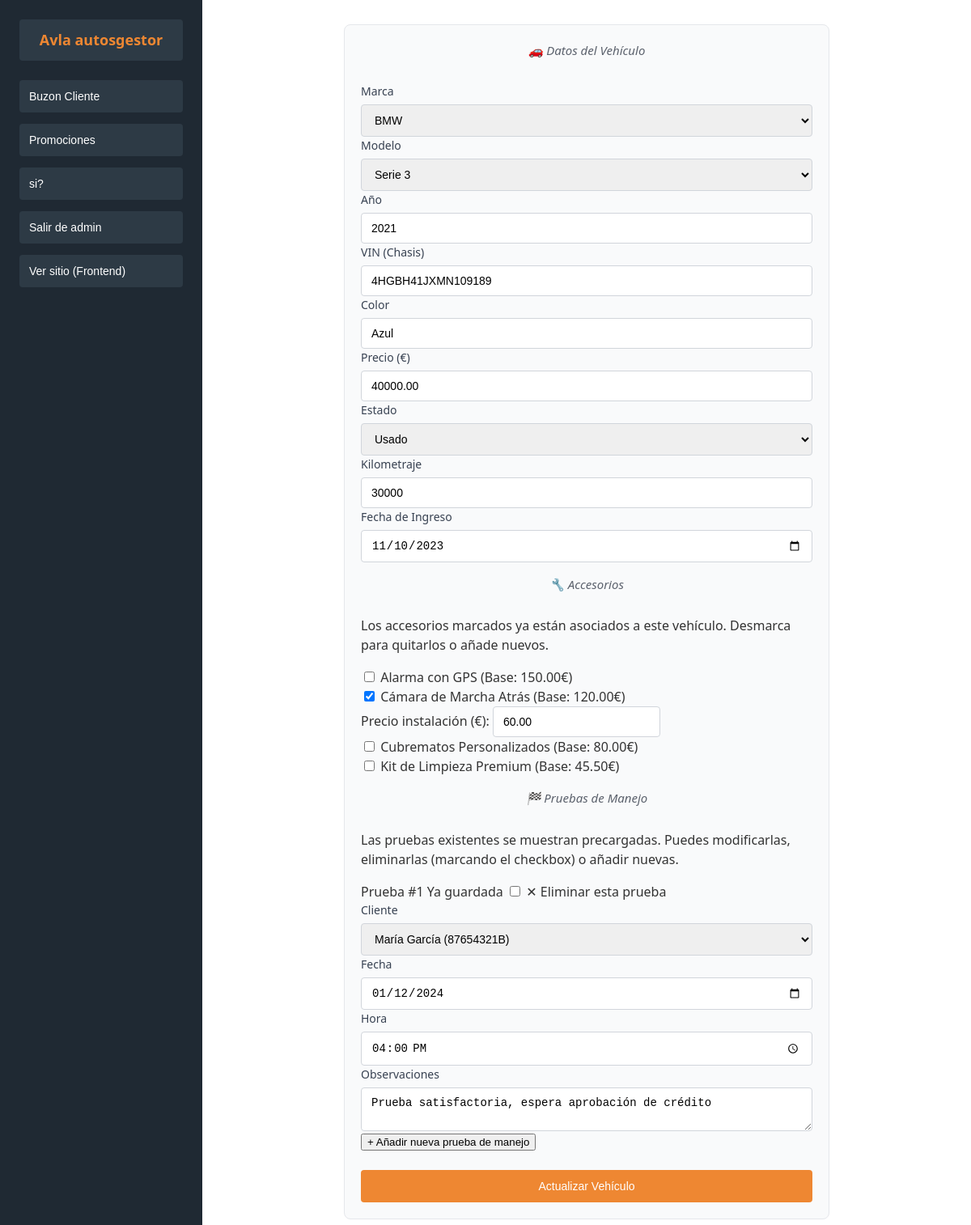
The app's page /escritorio.php?accion=editar&id=4 (signed in) with its own data.
### tables this page shows
CREATE TABLE vehiculo(
    id INT PRIMARY KEY AUTO_INCREMENT,
    marca_id INT NOT NULL,
    modelo_id INT NOT NULL,
    año INT NOT NULL CHECK (año >= 1900 AND año <= 2100),
    vin VARCHAR(17) UNIQUE NOT NULL,
    color VARCHAR(50) NOT NULL,
    precio DECIMAL(12,2) NOT NULL CHECK (precio >= 0),
    estado VARCHAR(10) CHECK (estado IN ('nuevo', 'usado')),
    kilometraje INT DEFAULT 0 CHECK (kilometraje >= 0),
    fecha_ingreso DATE NOT NULL,
    INDEX idx_marca (marca_id),
    INDEX idx_modelo (modelo_id),
    INDEX idx_vin (vin),
    FOREIGN KEY (marca_id) REFERENCES marca(id) ON DELETE RESTRICT,
    FOREIGN KEY (modelo_id) REFERENCES modelo(id) ON DELETE RESTRICT
);

CREATE TABLE marca(
    id INT PRIMARY KEY AUTO_INCREMENT,
    nombre VARCHAR(100) NOT NULL,
    pais_origen VARCHAR(100) NOT NULL,
    INDEX idx_nombre (nombre)
);

CREATE TABLE modelo(
    id INT PRIMARY KEY AUTO_INCREMENT,
    marca_id INT NOT NULL,
    nombre VARCHAR(100) NOT NULL,
    tipo VARCHAR(50) CHECK (tipo IN ('sedan', 'SUV', 'pickup', 'berlina', 'furgoneta', 'coupé', 'descapotable', 'ranchera')),
    INDEX idx_marca (marca_id),
    INDEX idx_nombre (nombre),
    FOREIGN KEY (marca_id) REFERENCES marca(id) ON DELETE CASCADE
);

CREATE TABLE accesorio(
    id INT PRIMARY KEY AUTO_INCREMENT,
    nombre VARCHAR(255) NOT NULL,
    precio DECIMAL(10,2) NOT NULL CHECK (precio >= 0),
    stock INT NOT NULL CHECK (stock >= 0),
    INDEX idx_nombre (nombre)
);

CREATE TABLE prueba_manejo(
    id INT PRIMARY KEY AUTO_INCREMENT,
    vehiculo_id INT NOT NULL,
    cliente_id INT NOT NULL,
    fecha DATE NOT NULL,
    hora TIME NOT NULL,
    observaciones TEXT,
    INDEX idx_vehiculo (vehiculo_id),
    INDEX idx_cliente (cliente_id),
    INDEX idx_fecha (fecha),
    FOREIGN KEY (vehiculo_id) REFERENCES vehiculo(id) ON DELETE RESTRICT,
    FOREIGN KEY (cliente_id) REFERENCES cliente(id) ON DELETE RESTRICT
);

CREATE TABLE cliente(
    id INT PRIMARY KEY AUTO_INCREMENT,
    nombre VARCHAR(255) NOT NULL,
    contrasena VARCHAR(255) NOT NULL,
    usuario VARCHAR(50) UNIQUE,
    DNI_NIE VARCHAR(9) UNIQUE NOT NULL,
    email VARCHAR(255) UNIQUE NOT NULL,
    telefono VARCHAR(20) NOT NULL,
    fecha_registro TIMESTAMP DEFAULT CURRENT_TIMESTAMP,
    INDEX idx_dni (DNI_NIE),
    INDEX idx_email (email)
);

### inc/update/formularioactualizar.php (the view, shortened to what this page needs)
<?php
include dirname(__DIR__, 2) . "/db.php";
$id = intval($_GET['id']);
$resultado = $conexion->query("SELECT * FROM vehiculo WHERE id = $id");
$fila = $resultado->fetch_assoc();
$marcas  = $conexion->query("SELECT id, nombre FROM marca ORDER BY nombre ASC");
$modelos = $conexion->query("SELECT id, nombre FROM modelo ORDER BY nombre ASC");
$clientes = $conexion->query("SELECT id, nombre, DNI_NIE FROM cliente ORDER BY nombre ASC");
$accesorios = $conexion->query("SELECT id, nombre, precio FROM accesorio WHERE stock > 0 ORDER BY nombre ASC");
$accesorios_actuales = [];
$res_acc = $conexion->query(
    "SELECT accesorio_id, precio_instalacion FROM vehiculo_accesorio WHERE vehiculo_id = $id"
);
while ($a = $res_acc->fetch_assoc()) {
    $accesorios_actuales[$a['accesorio_id']] = $a['precio_instalacion'];
}
$pruebas_actuales = [];
$res_pruebas = $conexion->query(
    "SELECT id, cliente_id, fecha, hora, observaciones FROM prueba_manejo
     WHERE vehiculo_id = $id ORDER BY fecha ASC, hora ASC"
);
while ($p = $res_pruebas->fetch_assoc()) {
    $pruebas_actuales[] = $p;
}
?>
<form action="inc/update/procesaformulario.php" method="POST" id="formActualizar">
    <div class="form-seccion">
        <h3 class="form-seccion-titulo">🚗 Datos del Vehículo</h3>
        <div class="controlformulario">
            <label for="marca_id">Marca</label>
            <select name="marca_id" id="marca_id" required>
                <?php $marcas->data_seek(0); while($m = $marcas->fetch_assoc()): ?>
                    <option value="<?= $m['id'] ?>" <?= $m['id'] == $fila['marca_id'] ? 'selected' : '' ?>>
                        <?= htmlspecialchars($m['nombre']) ?>
                    </option>
                <?php endwhile; ?>
            </select>
        </div>
        <div class="controlformulario">
            <label for="modelo_id">Modelo</label>
            <select name="modelo_id" id="modelo_id" required>
                <?php $modelos->data_seek(0); while($mo = $modelos->fetch_assoc()): ?>
                    <option value="<?= $mo['id'] ?>" <?= $mo['id'] == $fila['modelo_id'] ? 'selected' : '' ?>>
                        <?= htmlspecialchars($mo['nombre']) ?>
                    </option>
                <?php endwhile; ?>
            </select>
        </div>
        <div class="controlformulario">
            <label for="año">Año</label>
            <input type="number" name="año" id="año" min="1900" max="2100"
                   value="<?= htmlspecialchars($fila['año']) ?>" required>
        </div>
        <div class="controlformulario">
            <label for="vin">VIN (Chasis)</label>
            <input type="text" name="vin" id="vin" maxlength="17" pattern="[A-HJ-NPR-Z0-9]{17}"
                   placeholder="17 caracteres alfanuméricos" required
                   title="El VIN debe tener 17 caracteres sin I, O o Q"
                   value="<?= htmlspecialchars($fila['vin']) ?>">
        </div>
        <div class="controlformulario">
            <label for="color">Color</label>
            <input type="text" name="color" id="color" maxlength="50" required
                   value="<?= htmlspecialchars($fila['color']) ?>">
        </div>
        <div class="controlformulario">
            <label for="precio">Precio (€)</label>
            <input type="number" name="precio" id="precio" step="0.01" min="0" required
                   value="<?= htmlspecialchars($fila['precio']) ?>">
        </div>
        <div class="controlformulario">
            <label for="estado">Estado</label>
            <select name="estado" id="estado" required>
                <option value="usado" <?= $fila['estado'] == 'usado' ? 'selected' : '' ?>>Usado</option>
            </select>
        </div>
        <div class="controlformulario">
            <label for="kilometraje">Kilometraje</label>
            <input type="number" name="kilometraje" id="kilometraje" min="0"
                   value="<?= htmlspecialchars($fila['kilometraje']) ?>">
        </div>
        <div class="controlformulario">
            <label for="fecha_ingreso">Fecha de Ingreso</label>
            <input type="date" name="fecha_ingreso" id="fecha_ingreso"
                   value="<?= htmlspecialchars($fila['fecha_ingreso']) ?>">
        </div>
    </div>
    <div class="form-seccion">
        <h3 class="form-seccion-titulo">🔧 Accesorios</h3>
        <p class="form-seccion-desc">Los accesorios marcados ya están asociados a este vehículo. Desmarca para quitarlos o añade nuevos.</p>
        <div id="accesorios-lista">
            <?php $accesorios->data_seek(0); while ($acc = $accesorios->fetch_assoc()): ?>
            <?php
                $ya_asociado = array_key_exists($acc['id'], $accesorios_actuales);
                $precio_inst = $ya_asociado ? $accesorios_actuales[$acc['id']] : 0;
            ?>
            <div class="accesorio-item">
                <label class="accesorio-label">
                    <input type="checkbox"
                           name="accesorios[]"
                           value="<?= $acc['id'] ?>"
                           class="acc-check"
                           data-id="<?= $acc['id'] ?>"
                           <?= $ya_asociado ? 'checked' : '' ?>>
                    <span><?= htmlspecialchars($acc['nombre']) ?></span>
                    <span class="acc-precio-base">(Base: <?= number_format($acc['precio'], 2) ?>€)</span>
                </label>
                <div class="acc-instalacion" id="instalacion-<?= $acc['id'] ?>"
                     style="display: <?= $ya_asociado ? 'block' : 'none' ?>;">
                    <label>Precio instalación (€):</label>
                    <input type="number"
                           name="instalacion[<?= $acc['id'] ?>]"
                           step="0.01"
                           min="0"
                           value="<?= htmlspecialchars($precio_inst) ?>"
                           placeholder="0.00">
                </div>
            </div>
            <?php endwhile; ?>
        </div>
    </div>
    <div class="form-seccion">
        <h3 class="form-seccion-titulo">🏁 Pruebas de Manejo</h3>
        <p class="form-seccion-desc">
            Las pruebas existentes se muestran precargadas. Puedes modificarlas, eliminarlas (marcando el checkbox) o añadir nuevas.
        </p>
        <div id="pruebas-container">
            <?php if (!empty($pruebas_actuales)): ?>
            <?php foreach ($pruebas_actuales as $i => $prueba): ?>
            <div class="prueba-item prueba-existente">
                <div class="prueba-header">
                    <span>Prueba #<?= $i + 1 ?> <span class="badge-existente">Ya guardada</span></span>
                    <label class="eliminar-prueba-label">
                        <input type="checkbox"
                               name="prueba_eliminar[]"
                               value="<?= $prueba['id'] ?>">
                        ✕ Eliminar esta prueba
                    </label>
                </div>
                <div class="prueba-campos">
                    <div class="controlformulario">
                        <label>Cliente</label>
                        <select name="prueba_cliente_id[]" required>
                            <?php $clientes->data_seek(0); while ($cl = $clientes->fetch_assoc()): ?>
                                <option value="<?= $cl['id'] ?>"
                                    <?= $cl['id'] == $prueba['cliente_id'] ? 'selected' : '' ?>>
                                    <?= htmlspecialchars($cl['nombre']) ?> (<?= htmlspecialchars($cl['DNI_NIE']) ?>)
                                </option>
                            <?php endwhile; ?>
                        </select>
                    </div>
                    <div class="controlformulario">
                        <label>Fecha</label>
                        <input type="date" name="prueba_fecha[]"
                               value="<?= htmlspecialchars($prueba['fecha']) ?>" required>
                    </div>
                    <div class="controlformulario">
                        <label>Hora</label>
                        <input type="time" name="prueba_hora[]"
                               value="<?= htmlspecialchars($prueba['hora']) ?>" required>
                    </div>
                    <div class="controlformulario">
                        <label>Observaciones</label>
                        <textarea name="prueba_observaciones[]" rows="2"><?= htmlspecialchars($prueba['observaciones']) ?></textarea>
                    </div>
                </div>
            </div>
            <?php endforeach; ?>
            <?php endif; ?>
        </div>
        <button type="button" class="btn-añadir-prueba" onclick="añadirNuevaPrueba()">
            + Añadir nueva prueba de manejo
        </button>
    </div>
    <input type="submit" value="Actualizar Vehículo">
</form>

### css/escritorio.css (style rules this page uses)
*, *::before, *::after { box-sizing: border-box; }
html, body { width: 100%; height: 100%; margin: 0; font-family: system-ui, -apple-system, BlinkMacSystemFont, 'Segoe UI', Roboto, sans-serif; background: #ffffff; color: #333; line-height: 1.5; }
body { display: flex; min-height: 100vh; }
main h3 { font-size: 15px; font-weight: 400; margin: 0 0 28px 0; color: #5b616c; text-align: center; font-style: italic; }
form { display: flex; flex-direction: column; gap: 16px; max-width: 600px; margin: 0 auto; padding: 20px; background: #f9fafb; border-radius: 8px; border: 1px solid #e5e7eb; }
.controlformulario { display: flex; flex-direction: column; gap: 6px; }
.controlformulario label { font-weight: 500; color: #374151; font-size: 14px; }
form input, form textarea, form select { padding: 10px 12px; border: 1px solid #d1d5db; border-radius: 4px; font-size: 14px; transition: border-color 0.2s ease, box-shadow 0.2s ease; }
form button[type="submit"], form input[type="submit"] { background: #ee8732; color: white; border: none; padding: 12px 20px; border-radius: 4px; font-size: 14px; font-weight: 500; cursor: pointer; transition: background 0.2s ease; margin-top: 8px; }

### records on screen
vehiculo: marca_id "BMW", modelo_id "Serie 3", año "2021", vin "4HGBH41JXMN109189", color "Azul", precio "40000.00", estado "Usado", kilometraje "30000", fecha_ingreso "11/10/2023"
accesorio: nombre "Alarma con GPS", precio "150.00"
accesorio: id "☑", nombre "Cámara de Marcha Atrás", precio "120.00", id "60.00"
accesorio: nombre "Cubrematos Personalizados", precio "80.00"
accesorio: nombre "Kit de Limpieza Premium", precio "45.50"
prueba_manejo: cliente.nombre "María García (87654321B)", fecha "01/12/2024", hora "16:00:00", observaciones "Prueba satisfactoria, espera aprobación de crédito"
